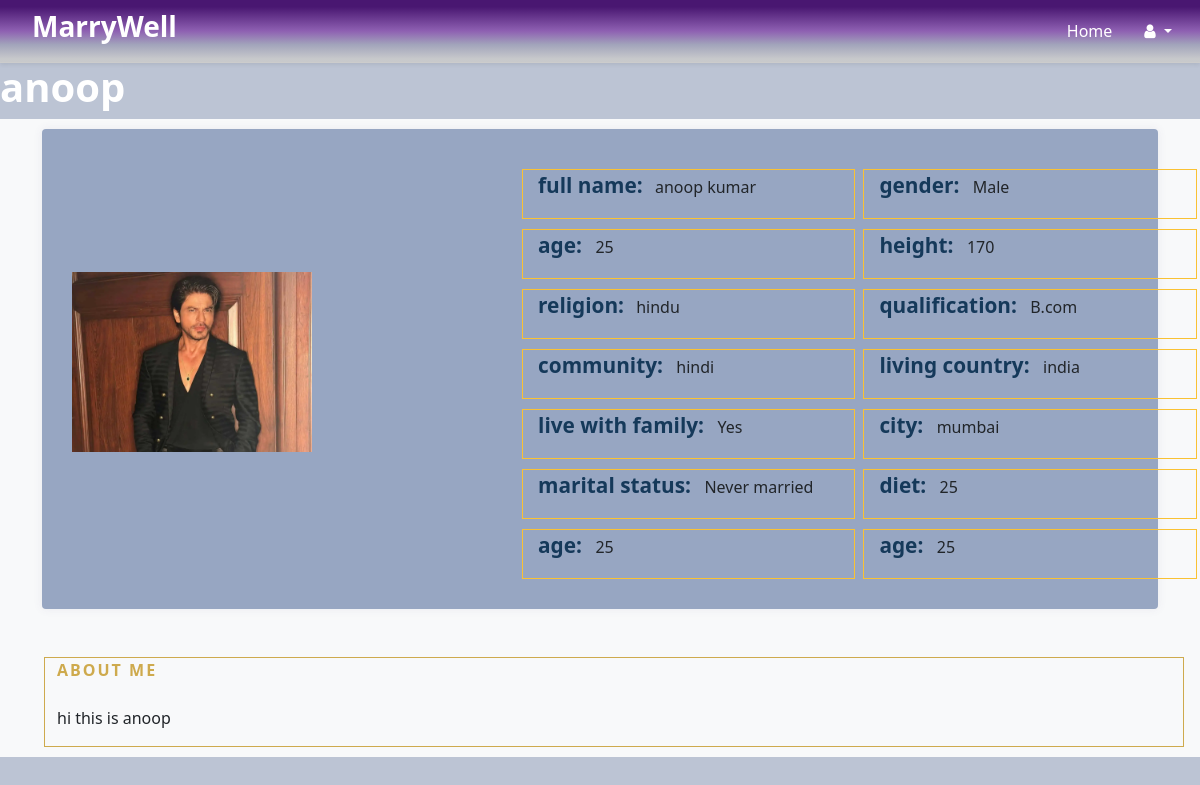
Screenshot of /users/24/ with the database file from the repository.
### user/models.py (models this page shows, shortened)
class CustomUser(AbstractUser):
    religion = models.ForeignKey(Religion, on_delete=models.CASCADE, null=True, blank=True)
    phone = models.IntegerField(default=0)
    community = models.ForeignKey(Community, on_delete=models.CASCADE, null=True, blank=True)
    living_country = models.ForeignKey(Livingcoutry, on_delete=models.CASCADE, null=True, blank=True)
    gender = models.ForeignKey(Gender,on_delete=models.CASCADE, null=True, blank=True)
    livewithfamily = models.ForeignKey(Livewithfamily, on_delete=models.CASCADE,null=True, blank=True)
    maritalstatus = models.ForeignKey(Maritalstatus, on_delete=models.CASCADE,null=True, blank=True)
    diet = models.ForeignKey(Diet, on_delete=models.CASCADE,null=True, blank=True)
    height = models.ForeignKey(Height, on_delete=models.CASCADE,null=True, blank=True)
    city = models.CharField(max_length=100,null=True)
    age = models.IntegerField(default=18)
    qualification = models.CharField(max_length=100,null=True)
    job = models.CharField(max_length=100,null=True)
    selfdescription = models.CharField(max_length=1000,null=True,verbose_name='self description')
    photo = models.ImageField(upload_to="userphotos",null=True, blank=True)
    likes = models.ManyToManyField('self', through='Like', symmetrical=False)
    is_subscribed = models.BooleanField(default=False)

class Gender(models.Model):
      gender=models.CharField(max_length=50,default="m or f")
      def __str__(self):
          return self.gender

class Height(models.Model):
    height = models.IntegerField()
    def __str__(self):
        return str(self.height)

class Religion(models.Model):
    religion=models.CharField(max_length=50)
    def __str__(self):
        return self.religion

class Community(models.Model):
    community=models.CharField(max_length=100)
    def __str__(self):
        return self.community

class Livingcoutry(models.Model):
    livingcountry=models.CharField(max_length=100)
    def __str__(self):
        return self.livingcountry

class Livewithfamily(models.Model):
    Live=models.CharField(max_length=10)
    def __str__(self):
        return self.Live

class Maritalstatus(models.Model):
    status=models.CharField(max_length=50)
    def __str__(self):
        return self.status

### user/views.py (the view)
# urls.py: path('users/<int:id>/', profiledetails, name='user-detail'),
def profiledetails(request, id):
  user = CustomUser.objects.get(id=id)
  context = {'user': user}
  return render(request, 'user_details.html', context)

### user/templates/user_details.html (shortened to what this page needs)
<!DOCTYPE html>
<html lang="en">
<head>
     <link href="https://stackpath.bootstrapcdn.com/font-awesome/4.7.0/css/font-awesome.min.css" rel="stylesheet">
    <link href="https://cdn.jsdelivr.net/npm/bootstrap@5.2.0-beta1/dist/css/bootstrap.min.css" rel="stylesheet">
</head>
<body>
  <div class="main-navbar shadow-sm sticky-top">
    <div class="top-navbar">
        <div class="container-fluid">
            <div class="row">
                <div class="col-md-2 my-auto d-none d-sm-none d-md-block d-lg-block">
                    <h3 class="brand-name"><b>MarryWell</b></h3>
                </div>
                <div class="col-md-5 my-auto">
                    <ul class="nav justify-content-end">
                        <li class="nav-item">
                            <a class="nav-link" href="{% url 'profilefilter' %}">
                                Home
                            </a>
                        </li>
                        <li class="nav-item dropdown">
                            <a class="nav-link dropdown-toggle" href="#" id="navbarDropdown" role="button" data-bs-toggle="dropdown" aria-expanded="false">
                                <i class="fa fa-user"></i>
                            </a>
                        </li>
                    </ul>
                </div>
            </div>
        </div>
    </div>
</div>
    <h1 style="color: white; "><b>{{user.username}}</b></h1>
    <section class="bg-light">
        <div class="container">
            <div class="row">
                <div class="col-lg-12 mb-4 mb-sm-5">
                    <div class="card card-style1 border-0" >
                        <div class="card-body p-1-9 p-sm-2-3 p-md-6 p-lg-7" >
                            <div class="row align-items-center" >
                                <div class="col-lg-5 mb-4 mb-lg-4">
                                    <img src="{{user.photo.url}}" alt="..." style="width: 240px;margin-top:10px">
                                </div>
                                <div class="col-lg-6 px-xl-10" >
                                    <ul class="list-inline">
                                        <li class="list-inline-item">
                                            <span class="display-26 text-secondary me-2 font-weight-600">full name:</span> {{user.first_name}} {{user.last_name}}
                                        </li>
                                        <li class="list-inline-item">
                                            <span class="display-26 text-secondary me-2 font-weight-600">gender:  </span>{{user.gender}}
                                        </li>
                                        <li class="list-inline-item">
                                            <span class="display-26 text-secondary me-2 font-weight-600">age:  </span>{{user.age}}
                                        </li>
                                        <li class="list-inline-item">
                                            <span class="display-26 text-secondary me-2 font-weight-600">height:  </span>{{user.height}}
                                        </li>
                                        <li class="list-inline-item">
                                            <span class="display-26 text-secondary me-2 font-weight-600">religion:</span> {{user.religion}}
                                        </li>
                                        <li class="list-inline-item">
                                            <span class="display-26 text-secondary me-2 font-weight-600">qualification:  </span>{{user.qualification}}
                                        </li>
                                        <li class="list-inline-item">
                                            <span class="display-26 text-secondary me-2 font-weight-600">community:  </span>{{user.community}}
                                        </li>
                                        <li class="list-inline-item">
                                            <span class="display-26 text-secondary me-2 font-weight-600">living country:  </span>{{user.living_country}}
                                        </li>
                                        <li class="list-inline-item">
                                            <span class="display-26 text-secondary me-2 font-weight-600">live with family:  </span>{{user.livewithfamily}}
                                        </li>
                                        <li class="list-inline-item">
                                            <span class="display-26 text-secondary me-2 font-weight-600">city:  </span>{{user.city}}
                                        </li>
                                        <li class="list-inline-item">
                                            <span class="display-26 text-secondary me-2 font-weight-600">marital status:  </span>{{user.maritalstatus}}
                                        </li>
                                        <li class="list-inline-item">
                                            <span class="display-26 text-secondary me-2 font-weight-600">diet:  </span>{{user.age}}
                                        </li>
                                        <li class="list-inline-item">
                                            <span class="display-26 text-secondary me-2 font-weight-600">age:  </span>{{user.age}}
                                        </li>
                                        <li class="list-inline-item">
                                            <span class="display-26 text-secondary me-2 font-weight-600">age:  </span>{{user.age}}
                                        </li>
                                    </ul>
                                </div>
                            </div>
                        </div>
                    </div>
                </div>
                <div style="width: 1300px;border:#ceaa4d solid 1px;margin-left:14px">
                    <div>
                        <span class="section-title text-primary mb-3 mb-sm-4">About Me</span>
                        <p>{{user.selfdescription}}</p>
                    </div>
                </div>
            </div>
        </div>
    </section>
</body>
</html>

### user/templates/user_details.html (style rules this page uses)
body { background: rgba(123, 139, 171, 0.5) }
.main-navbar { border-bottom: 1px solid #ccc; }
.main-navbar .top-navbar { background: rgb(211,206,195); background: linear-gradient(0deg, rgba(211,206,195,.5) 5%, rgba(162,164,187,1) 28%, rgba(142,96,178,1) 50%, rgba(73,23,113,1) 89%); padding-top: 10px; padding-bottom: 10px; }
.main-navbar .top-navbar { color: #fff; }
.brand-name { margin-left: 20px; }
.main-navbar .top-navbar .nav-link { color: #fff; font-size: 16px; font-weight: 500; }
.card-style1 { box-shadow: 0px 0px 10px 0px rgb(89 75 128 / 9%); }
.border-0 { border: 0!important; }
.card { position: relative; display: flex; flex-direction: column; min-width: 0; word-wrap: break-word; background-color: #97a6c2; background-clip: border-box; border: 1px solid rgba(0,0,0,.125); border-radius: 0.25rem; }
section { padding: 10px 0; overflow: hidden; background: #fff; }
.section-title { font-weight: 600; letter-spacing: 2px; text-transform: uppercase; margin-bottom: 10px; position: relative; display: inline-block; }
.text-primary { color: #ceaa4d !important; }
.text-secondary { color: #15395A !important; }
.font-weight-600 { font-weight: 600; }
.display-26 { font-size: 1.3rem; }
@media screen and (min-width: 992px) { .p-lg-7 { padding: 4rem; } }
@media screen and (min-width: 768px) { .p-md-6 { padding: 3.5rem; } }
@media screen and (min-width: 576px) { .p-sm-2-3 { padding: 2.3rem; } }
.p-1-9 { padding: 1.9rem; }
.list-inline { display: flex; flex-wrap: wrap; list-style: none; padding: 0; margin: 0; width:1000px; }
.list-inline-item { flex: 0 0 33.3333%; max-width: 33.3333%; box-sizing: border-box; padding: 0 15px; border: #fac233 solid 1px; height: 50px; margin-top: 10px; width:50px; }

### rows the page displays
CustomUser: username "anoop", photo (picture), first_name "anoop", last_name "kumar", gender "Male", age "25", height "170", religion "hindu", qualification "B.com", community "hindi", living_country "india", livewithfamily "Yes", city "mumbai", maritalstatus "Never married", selfdescription "hi this is anoop"
